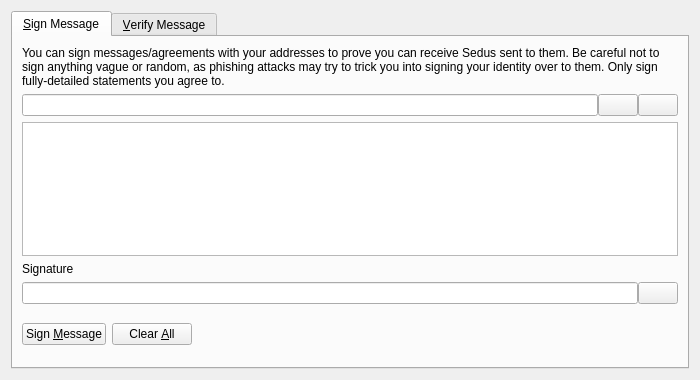
<?xml version="1.0" encoding="UTF-8"?>
<ui version="4.0">
 <class>SignVerifyMessageDialog</class>
 <widget class="QDialog" name="SignVerifyMessageDialog">
  <property name="geometry">
   <rect>
    <x>0</x>
    <y>0</y>
    <width>700</width>
    <height>380</height>
   </rect>
  </property>
  <property name="windowTitle">
   <string>Signatures - Sign / Verify a Message</string>
  </property>
  <property name="modal">
   <bool>true</bool>
  </property>
  <layout class="QVBoxLayout" name="verticalLayout">
   <item>
    <widget class="QTabWidget" name="tabWidget">
     <property name="currentIndex">
      <number>0</number>
     </property>
     <widget class="QWidget" name="tabSignMessage">
      <attribute name="title">
       <string>&amp;Sign Message</string>
      </attribute>
      <layout class="QVBoxLayout" name="verticalLayout_SM">
       <item>
        <widget class="QLabel" name="infoLabel_SM">
         <property name="text">
          <string>You can sign messages/agreements with your addresses to prove you can receive Sedus sent to them. Be careful not to sign anything vague or random, as phishing attacks may try to trick you into signing your identity over to them. Only sign fully-detailed statements you agree to.</string>
         </property>
         <property name="textFormat">
          <enum>Qt::PlainText</enum>
         </property>
         <property name="wordWrap">
          <bool>true</bool>
         </property>
        </widget>
       </item>
       <item>
        <layout class="QHBoxLayout" name="horizontalLayout_1_SM">
         <property name="spacing">
          <number>0</number>
         </property>
         <item>
          <widget class="QValidatedLineEdit" name="addressIn_SM">
           <property name="toolTip">
            <string>The Sedus address to sign the message with</string>
           </property>
          </widget>
         </item>
         <item>
          <widget class="QPushButton" name="addressBookButton_SM">
           <property name="toolTip">
            <string>Choose previously used address</string>
           </property>
           <property name="text">
            <string/>
           </property>
           <property name="shortcut">
            <string>Alt+A</string>
           </property>
           <property name="autoDefault">
            <bool>false</bool>
           </property>
          </widget>
         </item>
         <item>
          <widget class="QPushButton" name="pasteButton_SM">
           <property name="toolTip">
            <string>Paste address from clipboard</string>
           </property>
           <property name="text">
            <string/>
           </property>
           <property name="shortcut">
            <string>Alt+P</string>
           </property>
           <property name="autoDefault">
            <bool>false</bool>
           </property>
          </widget>
         </item>
        </layout>
       </item>
       <item>
        <widget class="QPlainTextEdit" name="messageIn_SM">
         <property name="toolTip">
          <string>Enter the message you want to sign here</string>
         </property>
        </widget>
       </item>
       <item>
        <widget class="QLabel" name="signatureLabel_SM">
         <property name="text">
          <string>Signature</string>
         </property>
         <property name="textFormat">
          <enum>Qt::PlainText</enum>
         </property>
        </widget>
       </item>
       <item>
        <layout class="QHBoxLayout" name="horizontalLayout_2_SM">
         <property name="spacing">
          <number>0</number>
         </property>
         <item>
          <widget class="QLineEdit" name="signatureOut_SM">
           <property name="font">
            <font>
             <italic>true</italic>
            </font>
           </property>
           <property name="readOnly">
            <bool>true</bool>
           </property>
          </widget>
         </item>
         <item>
          <widget class="QPushButton" name="copySignatureButton_SM">
           <property name="toolTip">
            <string>Copy the current signature to the system clipboard</string>
           </property>
           <property name="text">
            <string/>
           </property>
           <property name="autoDefault">
            <bool>false</bool>
           </property>
          </widget>
         </item>
        </layout>
       </item>
       <item>
        <layout class="QHBoxLayout" name="horizontalLayout_3_SM">
         <item>
          <widget class="QPushButton" name="signMessageButton_SM">
           <property name="toolTip">
            <string>Sign the message to prove you own this Sedus address</string>
           </property>
           <property name="text">
            <string>Sign &amp;Message</string>
           </property>
           <property name="autoDefault">
            <bool>false</bool>
           </property>
          </widget>
         </item>
         <item>
          <widget class="QPushButton" name="clearButton_SM">
           <property name="toolTip">
            <string>Reset all sign message fields</string>
           </property>
           <property name="text">
            <string>Clear &amp;All</string>
           </property>
           <property name="autoDefault">
            <bool>false</bool>
           </property>
          </widget>
         </item>
         <item>
          <spacer name="horizontalSpacer_1_SM">
           <property name="orientation">
            <enum>Qt::Horizontal</enum>
           </property>
           <property name="sizeHint" stdset="0">
            <size>
             <width>40</width>
             <height>48</height>
            </size>
           </property>
          </spacer>
         </item>
         <item>
          <widget class="QLabel" name="statusLabel_SM">
           <property name="font">
            <font>
             <weight>75</weight>
             <bold>true</bold>
            </font>
           </property>
           <property name="text">
            <string/>
           </property>
           <property name="wordWrap">
            <bool>true</bool>
           </property>
          </widget>
         </item>
         <item>
          <spacer name="horizontalSpacer_2_SM">
           <property name="orientation">
            <enum>Qt::Horizontal</enum>
           </property>
           <property name="sizeHint" stdset="0">
            <size>
             <width>40</width>
             <height>48</height>
            </size>
           </property>
          </spacer>
         </item>
        </layout>
       </item>
      </layout>
     </widget>
     <widget class="QWidget" name="tabVerifyMessage">
      <attribute name="title">
       <string>&amp;Verify Message</string>
      </attribute>
      <layout class="QVBoxLayout" name="verticalLayout_VM">
       <item>
        <widget class="QLabel" name="infoLabel_VM">
         <property name="text">
          <string>Enter the receiver's address, message (ensure you copy line breaks, spaces, tabs, etc. exactly) and signature below to verify the message. Be careful not to read more into the signature than what is in the signed message itself, to avoid being tricked by a man-in-the-middle attack. Note that this only proves the signing party receives with the address, it cannot prove sendership of any transaction!</string>
         </property>
         <property name="textFormat">
          <enum>Qt::PlainText</enum>
         </property>
         <property name="alignment">
          <set>Qt::AlignLeading|Qt::AlignLeft|Qt::AlignTop</set>
         </property>
         <property name="wordWrap">
          <bool>true</bool>
         </property>
        </widget>
       </item>
       <item>
        <layout class="QHBoxLayout" name="horizontalLayout_1_VM">
         <property name="spacing">
          <number>0</number>
         </property>
         <item>
          <widget class="QValidatedLineEdit" name="addressIn_VM">
           <property name="toolTip">
            <string>The Sedus address the message was signed with</string>
           </property>
          </widget>
         </item>
         <item>
          <widget class="QPushButton" name="addressBookButton_VM">
           <property name="toolTip">
            <string>Choose previously used address</string>
           </property>
           <property name="text">
            <string/>
           </property>
           <property name="shortcut">
            <string>Alt+A</string>
           </property>
           <property name="autoDefault">
            <bool>false</bool>
           </property>
          </widget>
         </item>
        </layout>
       </item>
       <item>
        <widget class="QPlainTextEdit" name="messageIn_VM"/>
       </item>
       <item>
        <widget class="QValidatedLineEdit" name="signatureIn_VM"/>
       </item>
       <item>
        <layout class="QHBoxLayout" name="horizontalLayout_2_VM">
         <item>
          <widget class="QPushButton" name="verifyMessageButton_VM">
           <property name="toolTip">
            <string>Verify the message to ensure it was signed with the specified Sedus address</string>
           </property>
           <property name="text">
            <string>Verify &amp;Message</string>
           </property>
           <property name="autoDefault">
            <bool>false</bool>
           </property>
          </widget>
         </item>
         <item>
          <widget class="QPushButton" name="clearButton_VM">
           <property name="toolTip">
            <string>Reset all verify message fields</string>
           </property>
           <property name="text">
            <string>Clear &amp;All</string>
           </property>
           <property name="autoDefault">
            <bool>false</bool>
           </property>
          </widget>
         </item>
         <item>
          <spacer name="horizontalSpacer_1_VM">
           <property name="orientation">
            <enum>Qt::Horizontal</enum>
           </property>
           <property name="sizeHint" stdset="0">
            <size>
             <width>40</width>
             <height>48</height>
            </size>
           </property>
          </spacer>
         </item>
         <item>
          <widget class="QLabel" name="statusLabel_VM">
           <property name="font">
            <font>
             <weight>75</weight>
             <bold>true</bold>
            </font>
           </property>
           <property name="text">
            <string/>
           </property>
           <property name="wordWrap">
            <bool>true</bool>
           </property>
          </widget>
         </item>
         <item>
          <spacer name="horizontalSpacer_2_VM">
           <property name="orientation">
            <enum>Qt::Horizontal</enum>
           </property>
           <property name="sizeHint" stdset="0">
            <size>
             <width>40</width>
             <height>48</height>
            </size>
           </property>
          </spacer>
         </item>
        </layout>
       </item>
      </layout>
     </widget>
    </widget>
   </item>
  </layout>
 </widget>
 <customwidgets>
  <customwidget>
   <class>QValidatedLineEdit</class>
   <extends>QLineEdit</extends>
   <header>qvalidatedlineedit.h</header>
  </customwidget>
 </customwidgets>
 <resources>
  <include location="../sedus.qrc"/>
 </resources>
 <connections/>
</ui>
